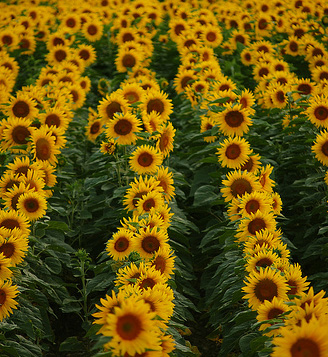
#> input picture computer-vision/mmn11/question2-blob-detector/sunflowers.jpg, 328 x 357 px
$ python main.py
#> lines starting #> are read from the running program, lines starting #| are printed output that depends on the picture; after the words box and inside, x2 and y2 are one past the last pixel; in counts of white or black regions, pixels touching at a corner belong together
### computer-vision/mmn11/question2-blob-detector/LoG_filter.py
# -*- coding: utf-8 -*-
"""
Created on Mon Oct 19 16:37:03 2015

@author: Amir
"""
import numpy as np
import matplotlib.pyplot as plt
from mpl_toolkits.mplot3d import Axes3D
import sys

def log_filt(ksize, sig):
    std2 = float( sig**2 )
    x = np.arange( -(ksize-1)/2, (ksize-1)/2+1, 1)
    y = np.arange( -(ksize-1)/2, (ksize-1)/2+1, 1)
    X, Y = np.meshgrid(x, y)
    arg = -(X*X + Y*Y)/(2*std2);

    h = np.exp(arg);
    eps = sys.float_info.epsilon
    h[h < eps*np.max(h)] = 0;

    sumh = np.sum(h)
    if sumh != 0:
       h  = h/sumh

       # now calculate Laplacian
    h1 = h*(X*X + Y*Y - 2*std2)/(std2**2);
    h = h1 - np.sum(h1)/(ksize*ksize) # make the filter sum to zero

    return h

# [18 lines that do not run on import are left out]

### computer-vision/mmn11/question2-blob-detector/main.py
import cv2
import numpy as np
import matplotlib.pyplot as plt
from LoG_filter import log_filt

INITIAL_SIGMA = 2
K = 2 ** 0.25
LEVELS = 15
THRESHOLD = 0.7
SLIDING_WINDOW_SIZE = (20, 20)
SLIDING_WINDOW_STEP_SIZE = 20


def sliding_window(image):
	for y in range(0, image.shape[0], SLIDING_WINDOW_STEP_SIZE):
		for x in range(0, image.shape[1], SLIDING_WINDOW_STEP_SIZE):
			yield (x, y, image[y:y + SLIDING_WINDOW_SIZE[1], x:x + SLIDING_WINDOW_SIZE[0]])


def generate_filters():
  for level in range(0, LEVELS + 1):
    sigma = INITIAL_SIGMA * (K ** level)
    filt_size = 2 * np.ceil(3 * sigma) + 1

    yield np.multiply(log_filt(filt_size, sigma), (sigma ** 2))


def get_scale_space(image):
  return np.dstack([cv2.filter2D(image, -1, kernel) for kernel in generate_filters()])


def main():
  # Read the image
  image = cv2.imread('sunflowers.jpg')
#> image is the input picture: shape (357, 328, 3); mean B, G, R 10.8, 83.8, 104.4

  # Convert it into grayscale
  grayscale = cv2.cvtColor(image, cv2.COLOR_BGR2GRAY)
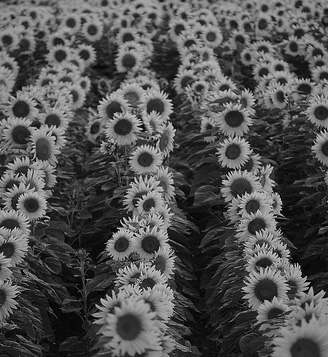
#> grayscale: shape (357, 328); min 0, max 226, mean 81.7

  # Generate the scale space (h * w * n tensor)
  scale_space = get_scale_space(grayscale)

  # Non-maximum suppression using sliding window
  max_value = scale_space.max()
#> max_value = 77
  for x, y, window in sliding_window(scale_space):
    center = window.argmax()
    center_y, center_x, level = np.unravel_index(center, window.shape)

    # If the current local maximum wins the threshold, draw a circle around it.
    if window.max() > THRESHOLD * max_value:
      cv2.circle(image, (x + center_x, y + center_y), 2 * (level+1), [0, 0, 255])
#> this loop made 306 passes
#> (x, y, center, center_y, center_x, level) on passes 1 to 3: (0, 0, 5632, 17, 12, 0), (20, 0, 5009, 15, 13, 1), (40, 0, 3793, 11, 17, 1)
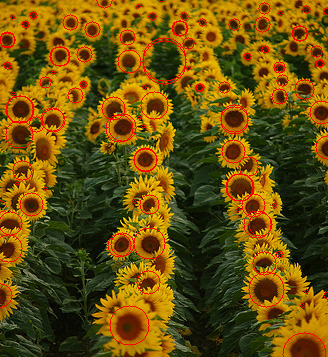
#> image: shape (357, 328, 3); 3.48% of pixels changed, all inside (x1, y1, x2, y2) = (0, 0, 328, 357)

  # Save the image
  cv2.imwrite('sunflowers_blobs.jpg', image)

  # Show it
  plt.imshow(image[:,:,::-1])
  plt.show()


if __name__ == "__main__":
  main()

$ run again, with computer-vision/mmn11/question2-blob-detector/butterfly.jpg copied over computer-vision/mmn11/question2-blob-detector/sunflowers.jpg
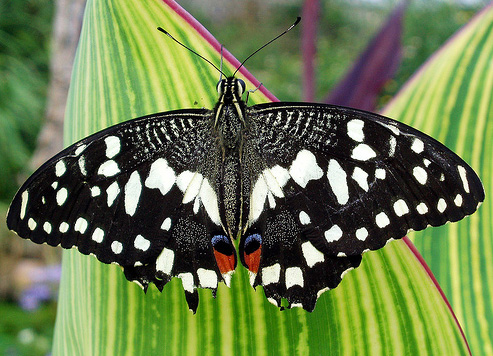
#> input picture computer-vision/mmn11/question2-blob-detector/butterfly.jpg, 493 x 356 px
#> in main, image is the input picture: shape (356, 493, 3); mean B, G, R 76.9, 123.5, 106.9
#> in main, `grayscale = cv2.cvtColor(image, cv2.COLOR_BGR2GRAY)`:
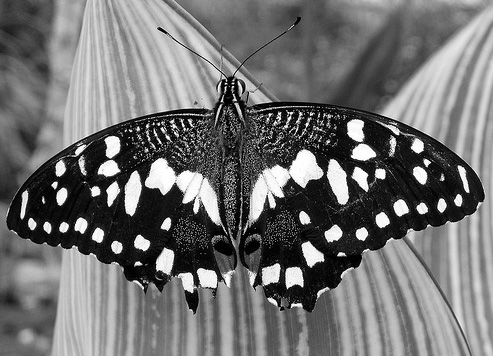
#> grayscale: shape (356, 493); min 0, max 255, mean 113.3
#> max_value = 109
#> the loop in main, `for x, y, window in sliding_window(scale_space):` made 450 passes
#> (x, y, center, center_y, center_x, level) on passes 1 to 3: (0, 0, 5263, 16, 8, 15), (20, 0, 4815, 15, 0, 15), (40, 0, 11, 0, 0, 11)
#> after the loop in main, `for x, y, window in sliding_window(scale_space):`:
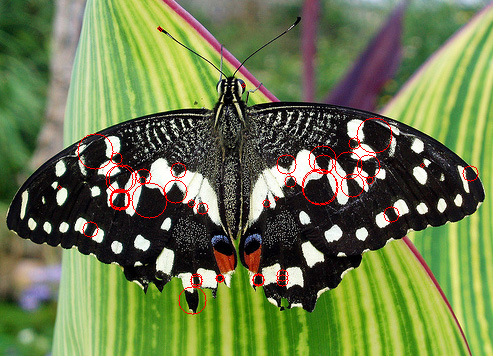
#> image: shape (356, 493, 3); 1.1% of pixels changed, all inside (x1, y1, x2, y2) = (57, 26, 479, 315)
